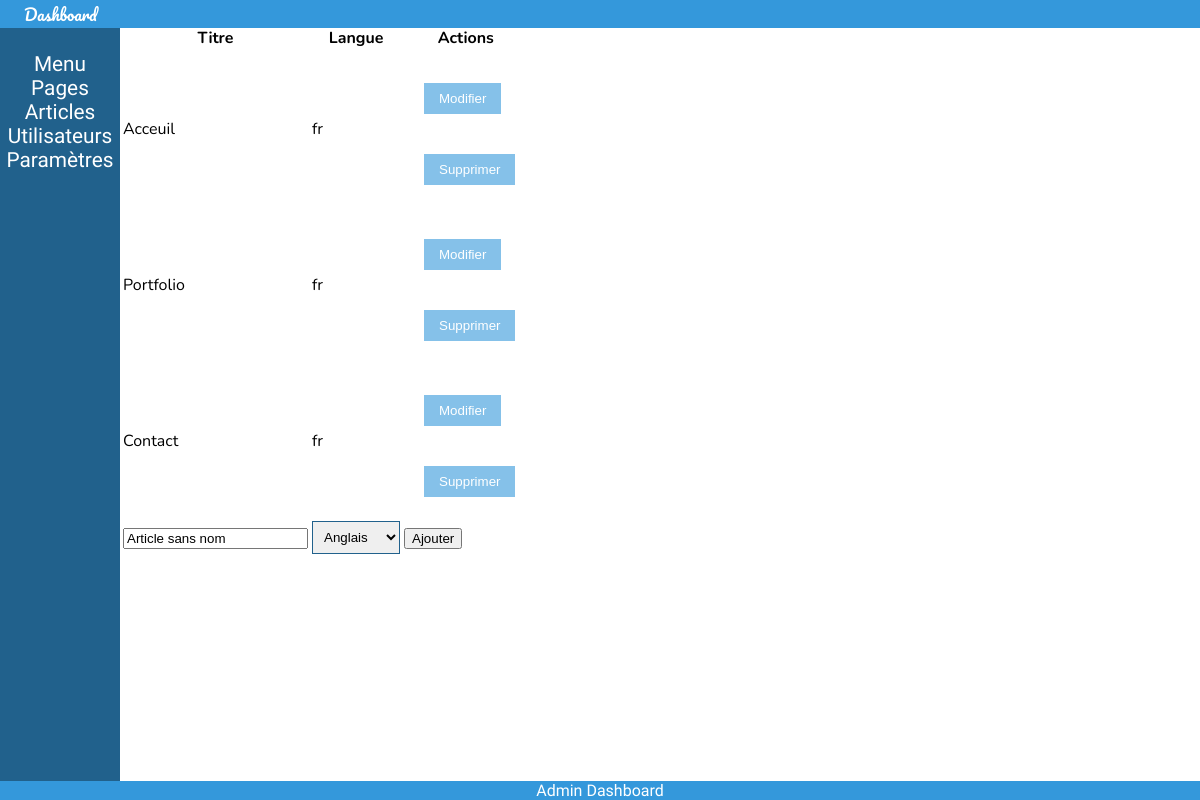
Page /dashboard/index.php?controller=PageAdminController&method=main on the earlier database version.
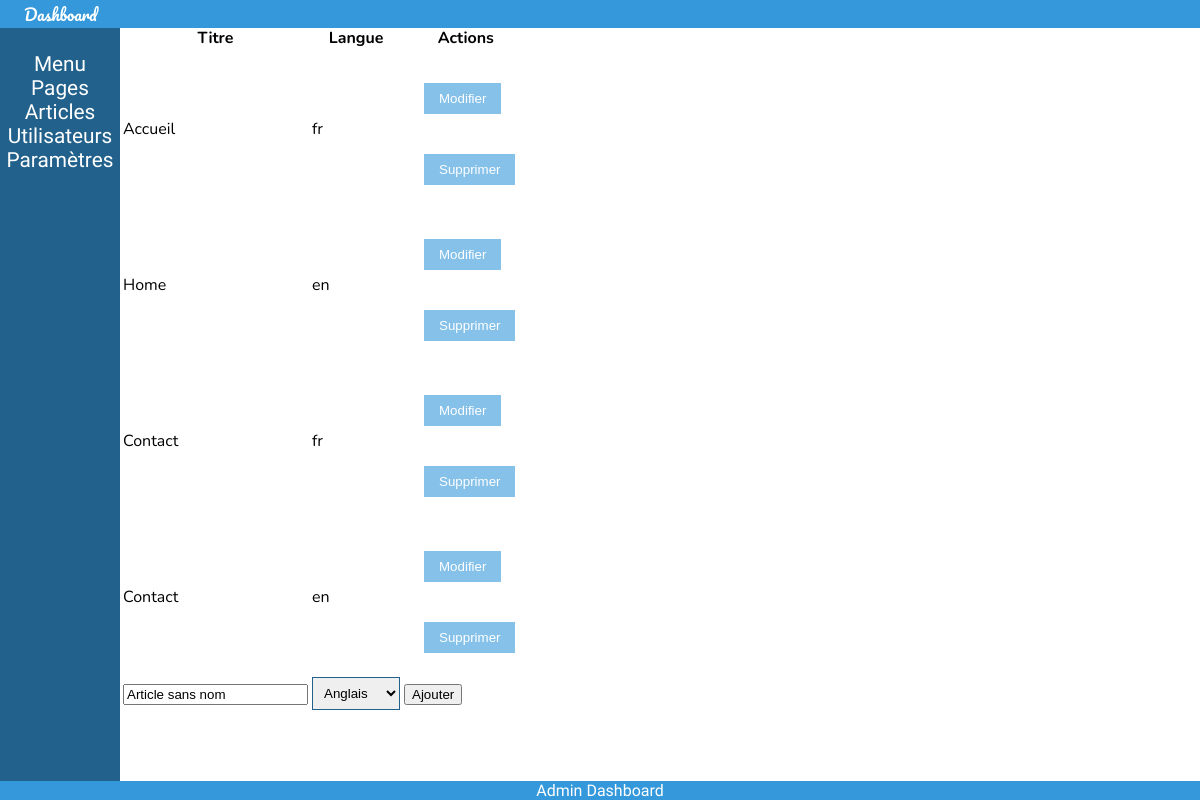
Same page on the later database version.
### tables this page shows
CREATE TABLE "page" (
	"id"	INTEGER NOT NULL PRIMARY KEY AUTOINCREMENT,
	"title"	TEXT,
	"content"	TEXT,
	"url"	TEXT,
	"lang"	TEXT,
	"traduction"	INTEGER,
	"homepage"	INTEGER
);

### dashboard/Controller/PageAdminController.php (called while the page is built, shortened)
<?php
class PageAdminController {
  static function main() {
    $pages = PageModel::getAllBase();
    $view = "page";
    require_once('View/MainView.php');
  }
}
 ?>

### dashboard/index.php (called while the page is built, shortened)
<?php
require_once(APP_DIR . 'Database/database.php');
$controller = "MainAdminController";
$method = "index";
if(isset($_GET['controller']) && isset($_GET['method'])){
  if(method_exists($_GET['controller'], $_GET['method'])){
    $controller = $_GET['controller'];
    $method = $_GET['method'];
  }
}
$controller::$method();
 ?>

### app/Database/Database.php (called while the page is built)
<?php
class Database {
  static $db;
  static function init(){
    try{
      self::$db = new PDO('sqlite:' . DB_LOCATION);
      self::$db->setAttribute(PDO::ATTR_DEFAULT_FETCH_MODE, PDO::FETCH_ASSOC);
      self::$db->setAttribute(PDO::ATTR_ERRMODE, PDO::ERRMODE_EXCEPTION);
    } catch(Exception $e) {
        echo "Impossible d'accéder à la base de données SQLite : ".$e->getMessage();
        die();
    }
  }
  static function get(){
    return self::$db;
  }
}

### app/Model/ParameterModel.php (called while the page is built, shortened)
<?php
class ParameterModel {
  static function get($key){
    $sql = Database::get()->prepare("SELECT value FROM parameters WHERE key = :key;");
    $sql->execute(array(':key' => $key));
    $result = $sql->fetchAll();
    if(sizeof($result) > 0){
      return $result[0]['value'];
    }else{
      return false;
    }
  }
}

### app/Model/PageModel.php (called while the page is built, shortened)
<?php
class PageModel {
  static function getAllBase(){
    $sql = Database::get()->prepare("SELECT * FROM page");
    $sql->execute();
    $pages = $sql->fetchAll(PDO::FETCH_CLASS, "PageModel");
    return $pages;
  }
}
 ?>

### dashboard/View/page.php (the view, shortened to what this page needs)
<?php
function display_action_edit($id){
  echo '<form>';
  echo '<input type="submit" value="Modifier">';
  echo '</form>';
}
function display_action_delete($id){
  echo '<form>';
  echo '<input type="submit" value="Supprimer">';
  echo '</form>';
}
 ?>
<table>
  <tr>
    <th>Titre</th>
    <th>Langue</th>
    <th>Actions</th>
  </tr>
    <?php
    foreach($pages as $page){
      echo '<tr>';
      echo '<td>' . $page->title . '</td>';
      echo '<td>' . $page->lang . '</td>';
      echo '<td>';
      display_action_edit($page->id);
      display_action_delete($page->id);
      echo '</td>';
      echo '</tr>';
    }
     ?>
     <tr>
       <form action="" method="get">
         <td>
           <input type="text" name="key-title" value="Article sans nom">
         </td>
         <td>
           <select name="key-lang">
             <option value="en" selected>Anglais</option>
           </select>
         </td>
         <td>
           <input type="submit" value="Ajouter">
         </td>
       </form>
     </tr>
</table>

### dashboard/View/header.php (shortened to what this page needs)
<!doctype html>
<html lang="<?php echo ParameterModel::get("lang"); ?>">
<head>
</head>
<body>
  <header>
    Dashboard
  </header>
  <?php require_once($template_path . 'nav.php'); ?>
  <main>

### dashboard/View/nav.php
<nav>
    <ul>
      <li><a href="?controller=NavigationAdminController&method=main">Menu</a></li>
      <li><a href="?controller=PageAdminController&method=main">Pages</a></li>
      <li><a href="">Articles</a></li>
      <li><a href="">Utilisateurs</a></li>
      <li><a href="?controller=ParameterAdminController&method=main">Paramètres</a></li>
    </ul>
</nav>

### dashboard/View/MainView.php
<?php
$template_path = "View/";
require_once('View/header.php');
if(isset($view) && file_exists($template_path . $view . '.php')){
  require_once('View/' . $view . '.php');
}else{
  require_once('View/' . '404.php');
}
require_once('View/' . 'footer.php');
?>

### dashboard/View/footer.php (shortened to what this page needs)
</main>
<footer>Admin Dashboard</footer>
<link rel="stylesheet" type="text/css" href="<?php echo BASE_URL_DASHBOARD . "/" . $template_path; ?>style.css">
</body>
</html>

### dashboard/View/style.css (style rules this page uses)
:root { --color-1: #85c1e9; --color-2: #3498db; --color-3: #21618c; --color-4: #1c2833; --color-5: white; }
html, body { padding: 0; margin: 0; }
header { font-family: 'Pacifico', cursive; background-color: var(--color-2); color: var(--color-5); padding-left: 2%; position: fixed; top: 0; left: 0 right: 0; z-index: 3; width: 100%; }
nav { font-family: 'Teko', sans-serif; background-color: var(--color-3); position: fixed; width: 10%; height: 100%; padding-top: 3%; }
nav ul { list-style-type: none; padding-left: 0; }
nav a { color: var(--color-5); text-decoration: none; display: inline-block; width: 100%; text-align: center; font-size: 1.3em; }
nav a, nav a:hover { transition: background-color .5s; }
footer { font-family: 'Teko', sans-serif; width: 100%; background-color: var(--color-2); color: var(--color-5); position: fixed; bottom: 0; text-align: center; z-index: 1; }
main { position: absolute; left: 10%; background-color: white; padding-top: 2%; z-index: 0; font-family: 'Nunito', sans-serif; }
form { margin:10px auto; max-width: 100%; padding: 20px 12px 10px 20px; font: 13px "Lucida Sans Unicode", "Lucida Grande", sans-serif; }
form input[type=text], form input[type=date], form input[type=datetime], form input[type=number], form input[type=search], form input[type=time], form input[type=url], form input[type=email], textarea, select { box-sizing: border-box; -webkit-box-sizing: border-box; -moz-box-sizing: border-box; border:1px solid var(--color-3); padding: 7px; margin:0px; -webkit-transition: all 0.30s ease-in-out; -moz-transition: all 0.30s ease-in-out; -ms-transition: all 0.30s ease-in-out; -o-transition: all 0.30s ease-in-out; outline: none; }
form input[type=submit], form input[type=button] { background: var(--color-1); padding: 8px 15px 8px 15px; border: none; color: white; }
form input[type=submit], form input[type=button], form input[type=submit]:hover, form input[type=button]:hover { transition: background-color .5s; }

Differences in the rows shown:
removed page: title "Acceuil", lang "fr"
removed page: title "Portfolio", lang "fr"
added page: title "Accueil", lang "fr"
added page: title "Home", lang "en"
added page: title "Contact", lang "en"
